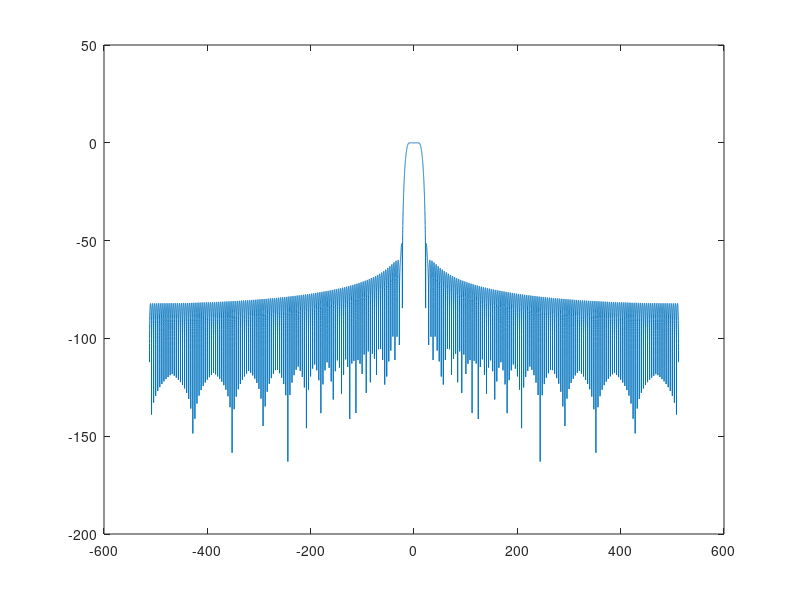
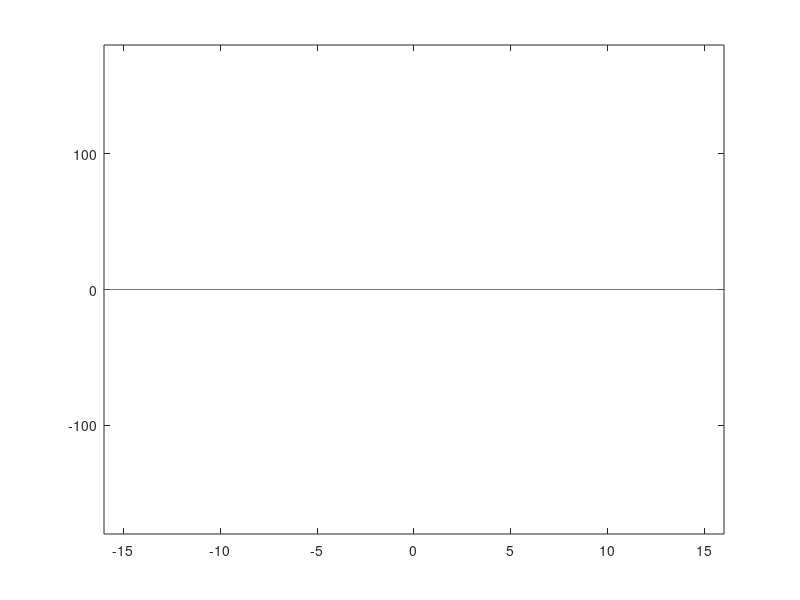
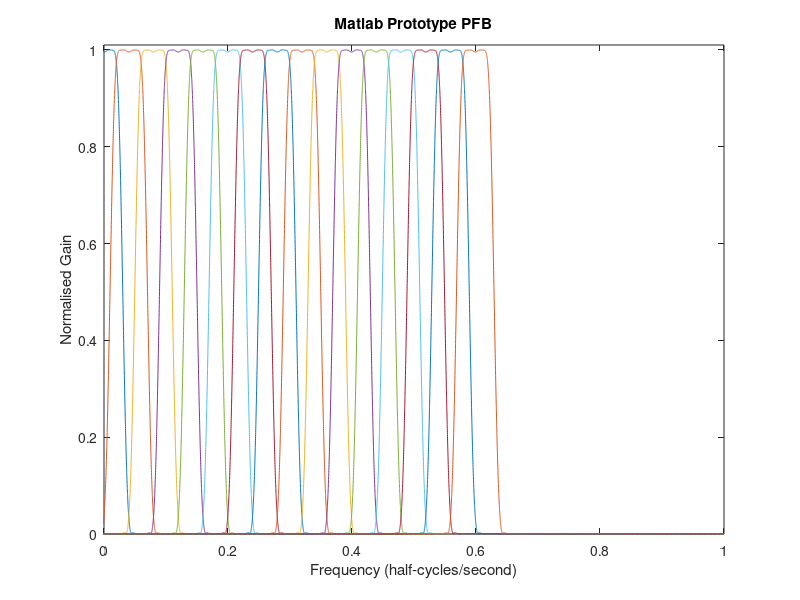
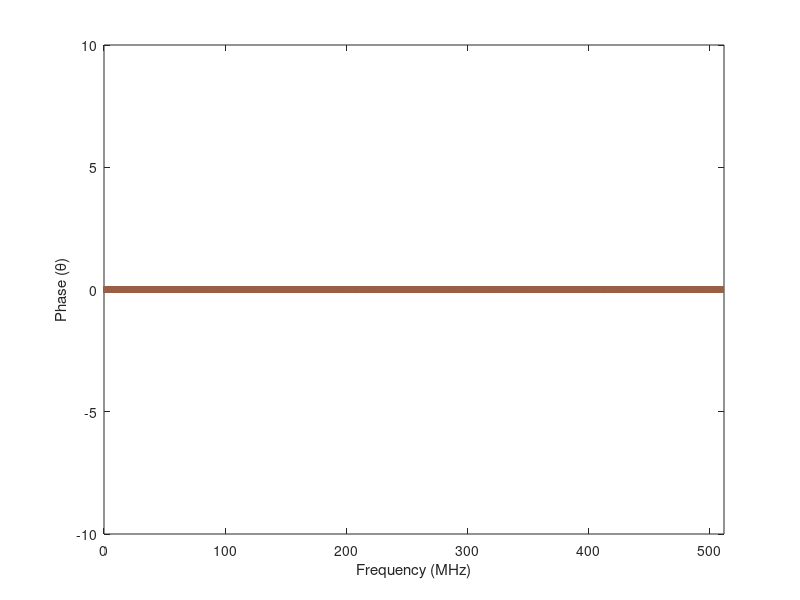

Recreate these plots in MATLAB, in order.
fs = 1024;  % Sample rate (MHz)
dec = 32; % Decimation factor
taps = 256; % Number of taps 2^8

% Time array
t = 0:(1/fs):((1/fs)*(taps-1));

% Polyphase prototype filter
s = fir1(taps - 1, 1/dec);

% Plot the prototype filter
figure(3), plot(t,s);

% Zero pad prototype filter up by a factor of 100 and calc spectrum
%S = fftshift(fft((s)));
S = fftshift(fft((s),100*taps));

% Frequency array of spectrum
f = ((-floor(100*taps/2):(ceil(100*taps/2)-1))/(100*taps))/(t(2)-t(1));

% Plot the spectrum
figure(1); plot(f, 20*log10(abs(S)));

figure(2), plot(f,angle(S.*exp(1i*2*pi*f*(127.5/1024)))*180/pi);
axis([-16 16 -180 180]);

pause

% Write spectrum to file
Sps = S.*exp(1i*2*pi*f*(127.5/1024));
Sps(angle(Sps) ~= 0) = abs(Sps(angle(Sps) ~= 0));

St = zeros(16,length(Sps));
for n = 1:16
	St(n,:) = circshift(Sps',(n-1)*floor(dec/f(2)-f(1)))';
end

St = St/max(max(St)); % normalise
figure(3)
plot(f/512,St); axis([0 1 0 1.01])
xlabel('Frequency (half-cycles/second)');
ylabel('Normalised Gain');
title('Matlab Prototype PFB');

figure(4)
plot(f, angle(St), 'linewidth', 5); axis([0 512, -10 10])
xlabel('Frequency (MHz)');
ylabel('Phase (\theta)')

